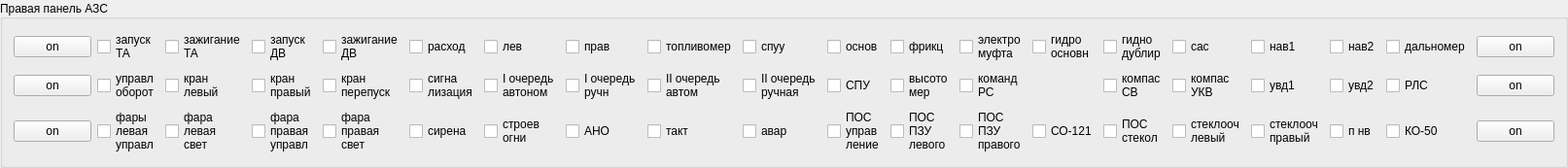
  <widget class="QGroupBox" name="gbRightAZS">
   <property name="geometry">
    <rect>
     <x>10</x>
     <y>0</y>
     <width>1281</width>
     <height>161</height>
    </rect>
   </property>
   <property name="layoutDirection">
    <enum>Qt::LeftToRight</enum>
   </property>
   <property name="title">
    <string>Правая панель АЗС</string>
   </property>
   <property name="alignment">
    <set>Qt::AlignLeading|Qt::AlignLeft|Qt::AlignVCenter</set>
   </property>
   <property name="flat">
    <bool>false</bool>
   </property>
   <property name="checkable">
    <bool>false</bool>
   </property>
   <property name="checked">
    <bool>false</bool>
   </property>
   <layout class="QGridLayout" name="gridLayout_5">
    <item row="0" column="9">
     <layout class="QGridLayout" name="gridLayout_13">
      <item row="1" column="2">
       <widget class="QCheckBox" name="cb_20">
        <property name="text">
         <string>кран
левый</string>
        </property>
       </widget>
      </item>
      <item row="2" column="5">
       <widget class="QCheckBox" name="cb_41">
        <property name="text">
         <string>сирена</string>
        </property>
       </widget>
      </item>
      <item row="1" column="1">
       <widget class="QCheckBox" name="cb_19">
        <property name="text">
         <string>управл
оборот</string>
        </property>
       </widget>
      </item>
      <item row="1" column="7">
       <widget class="QCheckBox" name="cb_25">
        <property name="text">
         <string>I очередь
ручн</string>
        </property>
       </widget>
      </item>
      <item row="1" column="17">
       <widget class="QCheckBox" name="cb_35">
        <property name="text">
         <string>увд2</string>
        </property>
       </widget>
      </item>
      <item row="1" column="4">
       <widget class="QCheckBox" name="cb_22">
        <property name="text">
         <string>кран
перепуск</string>
        </property>
       </widget>
      </item>
      <item row="0" column="11">
       <widget class="QCheckBox" name="cb_11">
        <property name="text">
         <string>фрикц</string>
        </property>
       </widget>
      </item>
      <item row="0" column="19">
       <widget class="QPushButton" name="azs2">
        <property name="text">
         <string>on</string>
        </property>
       </widget>
      </item>
      <item row="2" column="19">
       <widget class="QPushButton" name="azs6">
        <property name="text">
         <string>on</string>
        </property>
       </widget>
      </item>
      <item row="1" column="19">
       <widget class="QPushButton" name="azs4">
        <property name="text">
         <string>on</string>
        </property>
       </widget>
      </item>
      <item row="0" column="16">
       <widget class="QCheckBox" name="cb_16">
        <property name="text">
         <string>нав1</string>
        </property>
       </widget>
      </item>
      <item row="1" column="18">
       <widget class="QCheckBox" name="cb_36">
        <property name="text">
         <string>РЛС</string>
        </property>
       </widget>
      </item>
      <item row="2" column="14">
       <widget class="QCheckBox" name="cb_50">
        <property name="text">
         <string>ПОС
стекол</string>
        </property>
       </widget>
      </item>
      <item row="2" column="11">
       <widget class="QCheckBox" name="cb_47">
        <property name="text">
         <string>ПОС
ПЗУ
левого</string>
        </property>
       </widget>
      </item>
      <item row="0" column="9">
       <widget class="QCheckBox" name="cb_9">
        <property name="text">
         <string>спуу</string>
        </property>
       </widget>
      </item>
      <item row="2" column="6">
       <widget class="QCheckBox" name="cb_42">
        <property name="text">
         <string>строев
огни</string>
        </property>
       </widget>
      </item>
      <item row="1" column="12">
       <widget class="QCheckBox" name="cb_30">
        <property name="text">
         <string>команд
РС</string>
        </property>
       </widget>
      </item>
      <item row="1" column="9">
       <widget class="QCheckBox" name="cb_27">
        <property name="text">
         <string>II очередь
ручная</string>
        </property>
       </widget>
      </item>
      <item row="0" column="0">
       <widget class="QPushButton" name="azs1">
        <property name="text">
         <string>on</string>
        </property>
       </widget>
      </item>
      <item row="2" column="7">
       <widget class="QCheckBox" name="cb_43">
        <property name="text">
         <string>АНО</string>
        </property>
       </widget>
      </item>
      <item row="2" column="3">
       <widget class="QCheckBox" name="cb_39">
        <property name="text">
         <string>фара
правая
управл</string>
        </property>
       </widget>
      </item>
      <item row="0" column="12">
       <widget class="QCheckBox" name="cb_12">
        <property name="text">
         <string>электро
муфта</string>
        </property>
       </widget>
      </item>
      <item row="2" column="9">
       <widget class="QCheckBox" name="cb_45">
        <property name="text">
         <string>авар</string>
        </property>
       </widget>
      </item>
      <item row="0" column="18">
       <widget class="QCheckBox" name="cb_18">
        <property name="text">
         <string>дальномер</string>
        </property>
       </widget>
      </item>
      <item row="2" column="16">
       <widget class="QCheckBox" name="cb_52">
        <property name="text">
         <string>стеклооч
правый</string>
        </property>
       </widget>
      </item>
      <item row="2" column="1">
       <widget class="QCheckBox" name="cb_37">
        <property name="text">
         <string>фары
левая
управл</string>
        </property>
       </widget>
      </item>
      <item row="2" column="15">
       <widget class="QCheckBox" name="cb_51">
        <property name="text">
         <string>стеклооч
левый</string>
        </property>
       </widget>
      </item>
      <item row="0" column="14">
       <widget class="QCheckBox" name="cb_14">
        <property name="text">
         <string>гидно
дублир</string>
        </property>
       </widget>
      </item>
      <item row="1" column="5">
       <widget class="QCheckBox" name="cb_23">
        <property name="text">
         <string>сигна
лизация</string>
        </property>
       </widget>
      </item>
      <item row="1" column="6">
       <widget class="QCheckBox" name="cb_24">
        <property name="text">
         <string>I очередь
автоном</string>
        </property>
       </widget>
      </item>
      <item row="0" column="17">
       <widget class="QCheckBox" name="cb_17">
        <property name="text">
         <string>нав2</string>
        </property>
       </widget>
      </item>
      <item row="0" column="7">
       <widget class="QCheckBox" name="cb_7">
        <property name="text">
         <string>прав</string>
        </property>
       </widget>
      </item>
      <item row="0" column="3">
       <widget class="QCheckBox" name="cb_3">
        <property name="enabled">
         <bool>true</bool>
        </property>
        <property name="text">
         <string>запуск
ДВ</string>
        </property>
       </widget>
      </item>
      <item row="1" column="8">
       <widget class="QCheckBox" name="cb_26">
        <property name="text">
         <string>II очередь
автом</string>
        </property>
       </widget>
      </item>
      <item row="0" column="5">
       <widget class="QCheckBox" name="cb_5">
        <property name="text">
         <string>расход</string>
        </property>
       </widget>
      </item>
      <item row="0" column="10">
       <widget class="QCheckBox" name="cb_10">
        <property name="text">
         <string>основ</string>
        </property>
       </widget>
      </item>
      <item row="0" column="6">
       <widget class="QCheckBox" name="cb_6">
        <property name="text">
         <string>лев</string>
        </property>
       </widget>
      </item>
      <item row="2" column="13">
       <widget class="QCheckBox" name="cb_49">
        <property name="text">
         <string>СО-121</string>
        </property>
       </widget>
      </item>
      <item row="2" column="2">
       <widget class="QCheckBox" name="cb_38">
        <property name="text">
         <string>фара
левая
свет</string>
        </property>
       </widget>
      </item>
      <item row="2" column="4">
       <widget class="QCheckBox" name="cb_40">
        <property name="text">
         <string>фара
правая
свет</string>
        </property>
       </widget>
      </item>
      <item row="1" column="3">
       <widget class="QCheckBox" name="cb_21">
        <property name="text">
         <string>кран
правый</string>
        </property>
       </widget>
      </item>
      <item row="2" column="8">
       <widget class="QCheckBox" name="cb_44">
        <property name="text">
         <string>такт</string>
        </property>
       </widget>
      </item>
      <item row="1" column="10">
       <widget class="QCheckBox" name="cb_28">
        <property name="text">
         <string>СПУ</string>
        </property>
       </widget>
      </item>
      <item row="0" column="2">
       <widget class="QCheckBox" name="cb_2">
        <property name="text">
         <string>зажигание
ТА</string>
        </property>
       </widget>
      </item>
      <item row="0" column="15">
       <widget class="QCheckBox" name="cb_15">
        <property name="text">
         <string>сас</string>
        </property>
       </widget>
      </item>
      <item row="2" column="12">
       <widget class="QCheckBox" name="cb_48">
        <property name="text">
         <string>ПОС
ПЗУ
правого</string>
        </property>
       </widget>
      </item>
      <item row="1" column="0">
       <widget class="QPushButton" name="azs3">
        <property name="text">
         <string>on</string>
        </property>
       </widget>
      </item>
      <item row="2" column="10">
       <widget class="QCheckBox" name="cb_46">
        <property name="text">
         <string>ПОС
управ
ление</string>
        </property>
       </widget>
      </item>
      <item row="0" column="13">
       <widget class="QCheckBox" name="cb_13">
        <property name="text">
         <string>гидро
основн</string>
        </property>
       </widget>
      </item>
      <item row="0" column="1">
       <widget class="QCheckBox" name="cb_1">
        <property name="enabled">
         <bool>true</bool>
        </property>
        <property name="text">
         <string>запуск
ТА</string>
        </property>
        <property name="checked">
         <bool>false</bool>
        </property>
        <property name="tristate">
         <bool>false</bool>
        </property>
       </widget>
      </item>
      <item row="2" column="17">
       <widget class="QCheckBox" name="cb_53">
        <property name="text">
         <string>п нв</string>
        </property>
       </widget>
      </item>
      <item row="0" column="8">
       <widget class="QCheckBox" name="cb_8">
        <property name="text">
         <string>топливомер</string>
        </property>
       </widget>
      </item>
      <item row="1" column="11">
       <widget class="QCheckBox" name="cb_29">
        <property name="text">
         <string>высото
мер</string>
        </property>
       </widget>
      </item>
      <item row="2" column="18">
       <widget class="QCheckBox" name="cb_54">
        <property name="text">
         <string>КО-50</string>
        </property>
       </widget>
      </item>
      <item row="2" column="0">
       <widget class="QPushButton" name="azs5">
        <property name="text">
         <string>on</string>
        </property>
       </widget>
      </item>
      <item row="0" column="4">
       <widget class="QCheckBox" name="cb_4">
        <property name="text">
         <string>зажигание
ДВ</string>
        </property>
       </widget>
      </item>
      <item row="1" column="14">
       <widget class="QCheckBox" name="cb_32">
        <property name="text">
         <string>компас
СВ</string>
        </property>
       </widget>
      </item>
      <item row="1" column="15">
       <widget class="QCheckBox" name="cb_33">
        <property name="text">
         <string>компас
УКВ</string>
        </property>
       </widget>
      </item>
      <item row="1" column="16">
       <widget class="QCheckBox" name="cb_34">
        <property name="text">
         <string>увд1</string>
        </property>
       </widget>
      </item>
     </layout>
    </item>
   </layout>
  </widget>
